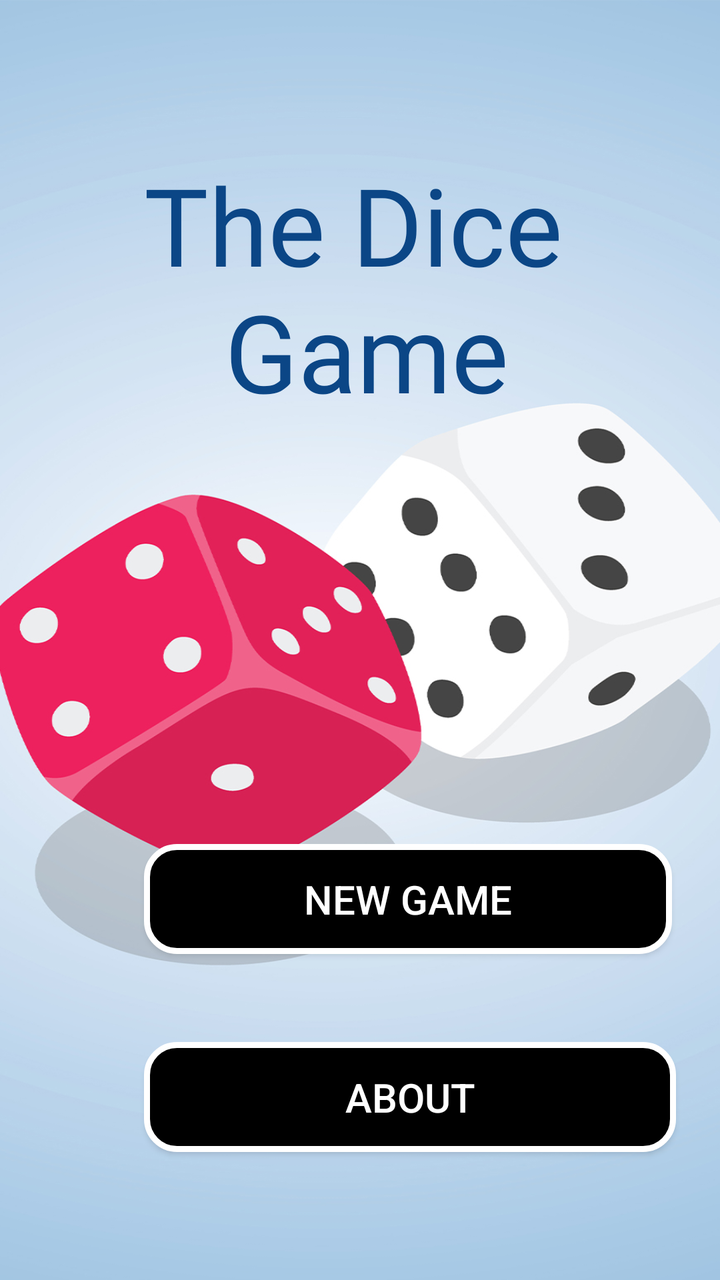
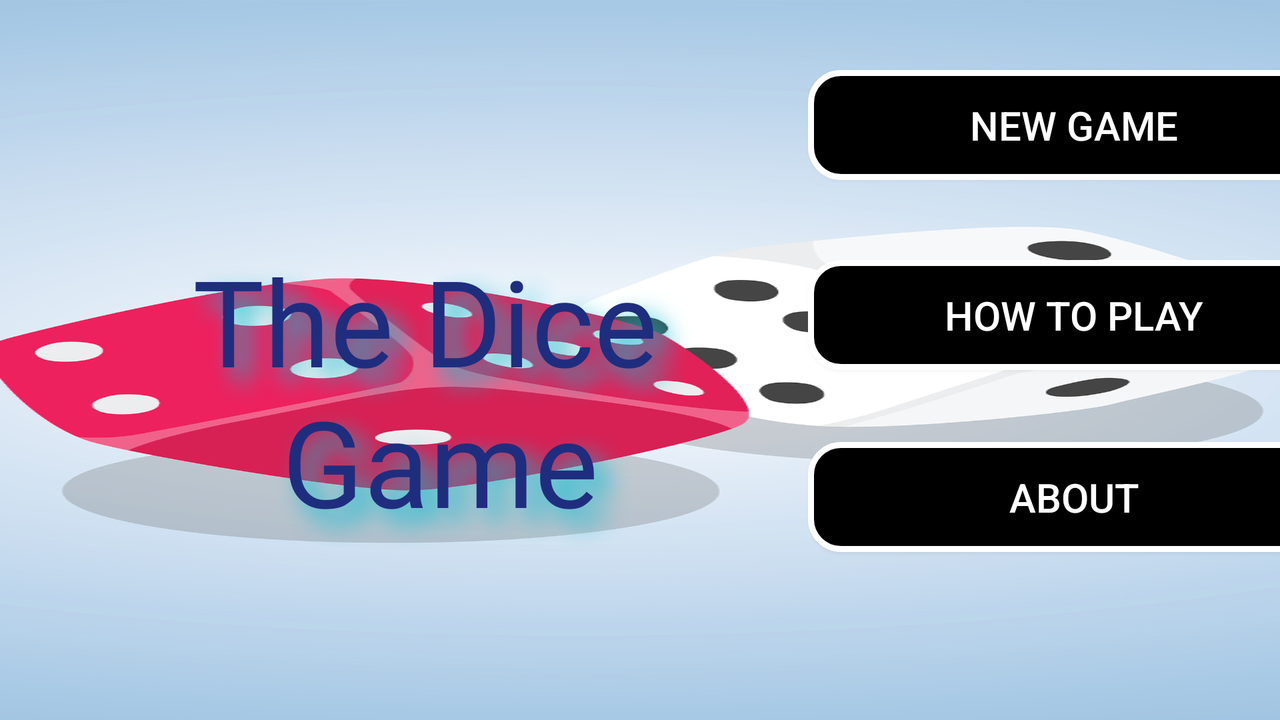

An Android layout and its configuration variant, each rendered on a device that would load it. The default file and the variant file are quoted in full after the pictures.
<!-- AndroidManifest.xml: application theme Theme.AppCompat.Light.NoActionBar.FullScreen -->
<!-- res/layout/activity_main.xml -->
<?xml version="1.0" encoding="utf-8"?>
<androidx.constraintlayout.widget.ConstraintLayout xmlns:android="http://schemas.android.com/apk/res/android"
    xmlns:app="http://schemas.android.com/apk/res-auto"
    xmlns:tools="http://schemas.android.com/tools"
    android:layout_width="match_parent"
    android:layout_height="match_parent"
    android:background="@drawable/home_background"
    tools:context=".MainActivity">











    <Button
        android:id="@+id/newGame"
        android:layout_width="wrap_content"
        android:layout_height="wrap_content"
        android:layout_marginStart="72dp"
        android:layout_marginBottom="44dp"
        android:height="55dp"
        android:background="@drawable/round_button"
        android:paddingStart="80dp"
        android:paddingEnd="80dp"
        android:text="@string/new_game"
        android:textColor="#ffffff"
        android:textSize="20sp"
        app:layout_constraintBottom_toTopOf="@+id/about"
        app:layout_constraintStart_toStartOf="parent" />

    <Button
        android:id="@+id/about"
        android:layout_width="266dp"
        android:layout_height="wrap_content"
        android:layout_marginStart="72dp"
        android:layout_marginBottom="64dp"
        android:height="55dp"
        android:background="@drawable/round_button"
        android:paddingStart="80dp"
        android:paddingEnd="80dp"
        android:text="@string/about"
        android:textColor="#ffffff"
        android:textSize="20sp"
        app:layout_constraintBottom_toBottomOf="parent"
        app:layout_constraintStart_toStartOf="parent" />

    <TextView
        android:id="@+id/textView"
        android:layout_width="wrap_content"
        android:layout_height="wrap_content"
        android:layout_marginStart="72dp"
        android:layout_marginTop="76dp"
        android:fontFamily="@font/aclonica"
        android:text="@string/the_dice_game"
        android:textAlignment="center"
        android:textColor="#0B4686"
        android:textSize="54sp"
        app:layout_constraintStart_toStartOf="parent"
        app:layout_constraintTop_toTopOf="parent" />
</androidx.constraintlayout.widget.ConstraintLayout>
<!-- resources referenced by this layout -->
<resources>
  <!-- drawable home_background: jpg bitmap (drawable-v24, 227970 bytes) -->
  <!-- drawable round_button (drawable) -->
  <?xml version="1.0" encoding="utf-8"?>
  <shape xmlns:android="http://schemas.android.com/apk/res/android"
      android:shape="rectangle">
      <solid android:color="#000000" />
      <corners android:bottomRightRadius="15dp"
          android:bottomLeftRadius="15dp"
          android:topRightRadius="15dp"
          android:topLeftRadius="15dp"/>
      <stroke
          android:width="3dp"
          android:color="#ffffff"/>
  
  
  </shape>
  <string name="about">About</string>
  <string name="new_game">New Game</string>
  <string name="the_dice_game">The Dice \nGame</string>
  <style name="Theme.AppCompat.Light.NoActionBar.FullScreen" parent="@style/Theme.AppCompat.Light.NoActionBar">
          <item name="android:windowNoTitle">true</item>
          <item name="android:windowActionBar">false</item>
          <item name="android:windowFullscreen">true</item>
          <item name="android:windowContentOverlay">@null</item>
      </style>
</resources>
<!-- res/layout-land/activity_main.xml (the repository's variant of the layout above) -->
<!-- drawn on the phone turned sideways -->
<?xml version="1.0" encoding="utf-8"?>
<androidx.constraintlayout.widget.ConstraintLayout xmlns:android="http://schemas.android.com/apk/res/android"
    xmlns:app="http://schemas.android.com/apk/res-auto"
    xmlns:tools="http://schemas.android.com/tools"
    android:layout_width="match_parent"
    android:layout_height="match_parent"
    android:background="@drawable/home_background"
    tools:context=".MainActivity">











    <Button
        android:id="@+id/newGame"
        android:layout_width="266dp"
        android:layout_height="wrap_content"
        android:layout_marginStart="404dp"
        android:layout_marginBottom="40dp"
        android:height="55dp"
        android:background="@drawable/round_button"
        android:paddingStart="80dp"
        android:paddingEnd="80dp"
        android:text="@string/new_game"
        android:textColor="#ffffff"
        android:textSize="20sp"
        app:layout_constraintBottom_toTopOf="@+id/htp"
        app:layout_constraintStart_toStartOf="parent" />

    <Button
        android:id="@+id/about"
        android:layout_width="266dp"
        android:layout_height="wrap_content"
        android:layout_marginStart="404dp"
        android:layout_marginBottom="84dp"
        android:height="55dp"
        android:background="@drawable/round_button"
        android:paddingStart="80dp"
        android:paddingEnd="80dp"
        android:text="@string/about"
        android:textColor="#ffffff"
        android:textSize="20sp"
        app:layout_constraintBottom_toBottomOf="parent"
        app:layout_constraintStart_toStartOf="parent" />

    <Button
        android:id="@+id/htp"
        android:layout_width="266dp"
        android:layout_height="wrap_content"
        android:layout_marginStart="404dp"
        android:layout_marginBottom="36dp"
        android:height="55dp"
        android:background="@drawable/round_button"
        android:text="how to play"
        android:textColor="#FFFFFF"
        android:textSize="20sp"
        app:layout_constraintBottom_toTopOf="@+id/about"
        app:layout_constraintStart_toStartOf="parent" />

    <TextView
        android:id="@+id/textView"
        android:layout_width="300dp"
        android:layout_height="167dp"
        android:layout_marginStart="70dp"
        android:layout_marginTop="120dp"
        android:fontFamily="@font/skranji_bold"
        android:shadowColor="#00BCD4"
        android:shadowDx="20"
        android:shadowDy="20"
        android:shadowRadius="30"
        android:text="@string/the_dice_game"
        android:textAlignment="center"
        android:textColor="#1F2D7F"
        android:textSize="60sp"
        app:layout_constraintStart_toStartOf="parent"
        app:layout_constraintTop_toTopOf="parent" />

</androidx.constraintlayout.widget.ConstraintLayout>
